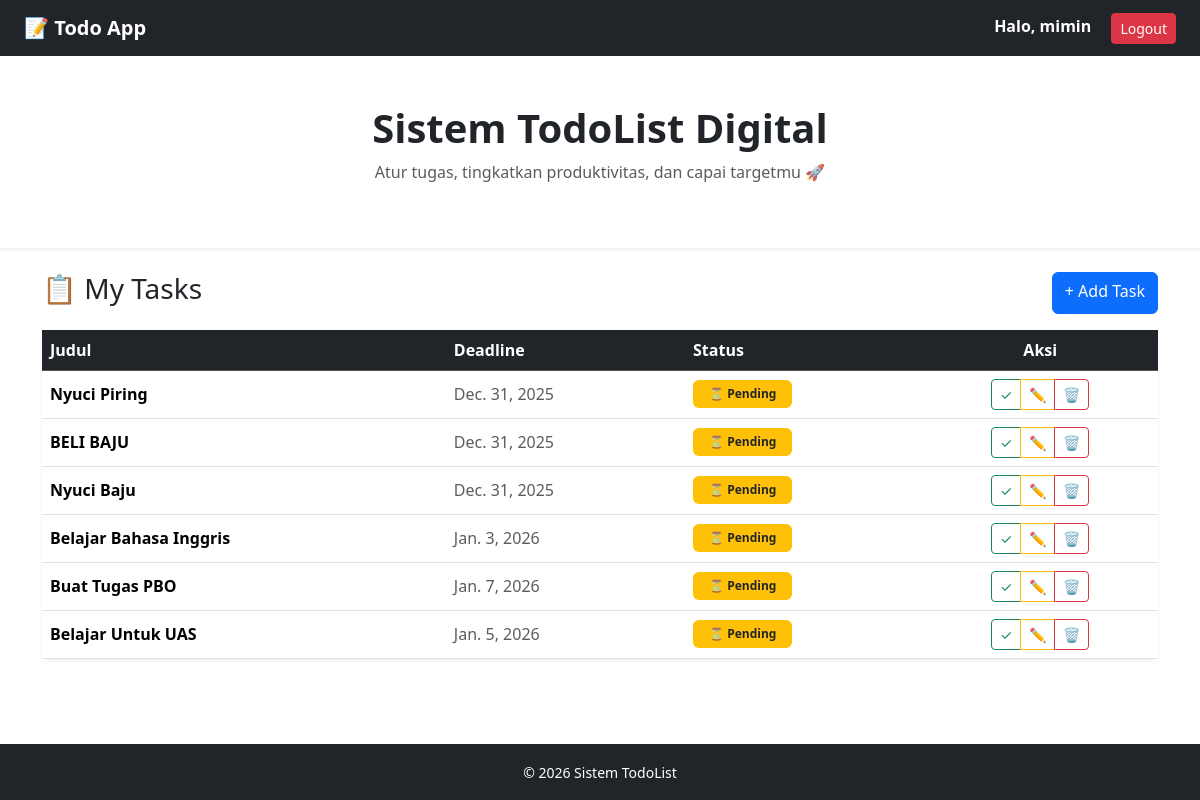
The app's page / (signed in) with its own data.
### tasks/models.py (models this page shows, shortened)
class Task(models.Model):
    user = models.ForeignKey(User, on_delete=models.CASCADE)
    title = models.CharField(max_length=200)
    description = models.TextField(blank=True)
    deadline = models.DateField(null=True, blank=True)
    completed = models.BooleanField(default=False)
    created_at = models.DateTimeField(auto_now_add=True)

### tasks/views.py (the view)
# urls.py: path('', task_list, name='task_list'),
@login_required
def task_list(request):
    tasks = Task.objects.filter(user=request.user)
    return render(request, 'list/todo_list.html', {'tasks': tasks})

### templates/list/todo_list.html (shortened to what this page needs)
{% extends "base.html" %}
{% block content %}
<div class="d-flex justify-content-between mb-3">
  <h3>📋 My Tasks</h3>
  <a href="{% url 'task_create' %}" class="btn btn-primary">+ Add Task</a>
</div>
<div class="card card-task shadow-sm border-0">
  <div class="table-responsive">
    <table class="table table-hover shadow-sm align-middle mb-0">
      <thead class="table-dark">
        <tr>
          <th>Judul</th>
          <th>Deadline</th>
          <th>Status</th>
          <th class="text-center">Aksi</th>
        </tr>
      </thead>
      <tbody>
      {% for task in tasks %}
        <tr>
          <td class="fw-semibold">{{ task.title }}</td>
          <td>
            <span class="text-muted">
              {{ task.deadline }}
            </span>
          </td>
          <td>
            {% if task.completed %}
              <span class="badge bg-success px-3 py-2">
                ✔ Selesai
              </span>
            {% else %}
              <span class="badge bg-warning text-dark px-3 py-2">
                ⏳ Pending
              </span>
            {% endif %}
          </td>
          <td class="text-center">
            <div class="btn-group btn-group-sm" role="group">
              <a href="{% url 'task_toggle' task.id %}"
                 class="btn btn-outline-success">
                ✓
              </a>
              <a href="{% url 'task_update' task.id %}"
                 class="btn btn-outline-warning">
                ✏
              </a>
              <a href="{% url 'task_delete' task.id %}"
                 class="btn btn-outline-danger">
                🗑
              </a>
            </div>
          </td>
        </tr>
      {% empty %}
        <tr>
          <td colspan="4" class="text-center text-muted py-4">
            🚫 Belum ada task
          </td>
        </tr>
      {% endfor %}
      </tbody>
    </table>
  </div>
</div>
{% endblock %}

### templates/base.html (shortened to what this page needs)
<!DOCTYPE html>
<html lang="id">
<head>
  <link href="https://cdn.jsdelivr.net/npm/bootstrap@5.3.2/dist/css/bootstrap.min.css" rel="stylesheet">
</head>
<body class="d-flex flex-column min-vh-100">
  <nav class="navbar fw-bold navbar-dark bg-dark px-4">
    <a class="navbar-brand" href="{% url 'task_list' %}">
              📝 Todo App </a>
    {% if user.is_authenticated %}
    <form method="post" action="{% url 'logout' %}" style="display:inline;">
          <span class="text-white me-3">
          Halo, {{ user.username }}
        </span>
            <button type="submit" class="btn btn-danger btn-sm">
              Logout
            </button>
    </form>
    {% endif %}
  </nav>
  <section class="py-5 text-center bg-white shadow-sm">
    <div class="container">
      <h1 class="fw-bold">Sistem TodoList Digital</h1>
      <p class="text-muted mt-2">
        Atur tugas, tingkatkan produktivitas, dan capai targetmu 🚀
      </p>
    </div>
  </section>
  <div class="container mt-4 flex-fill">
    {% block content %}{% endblock %}
  </div>
  <footer class="bg-dark text-white text-center py-3 mt-5">
    <small>© 2026 Sistem TodoList</small>
  </footer>
</body>
</html>

### templates/base.html (style rules this page uses)
.card-task { border-radius: 12px; transition: all 0.2s ease; }

### records on screen
Task: title "Nyuci Piring", deadline "Dec. 31, 2025", completed "⏳ Pending"
Task: title "BELI BAJU", deadline "Dec. 31, 2025", completed "⏳ Pending"
Task: title "Nyuci Baju", deadline "Dec. 31, 2025", completed "⏳ Pending"
Task: title "Belajar Bahasa Inggris", deadline "Jan. 3, 2026", completed "⏳ Pending"
Task: title "Buat Tugas PBO", deadline "Jan. 7, 2026", completed "⏳ Pending"
Task: title "Belajar Untuk UAS", deadline "Jan. 5, 2026", completed "⏳ Pending"

### other values on screen
{{ user.username }} "mimin"
